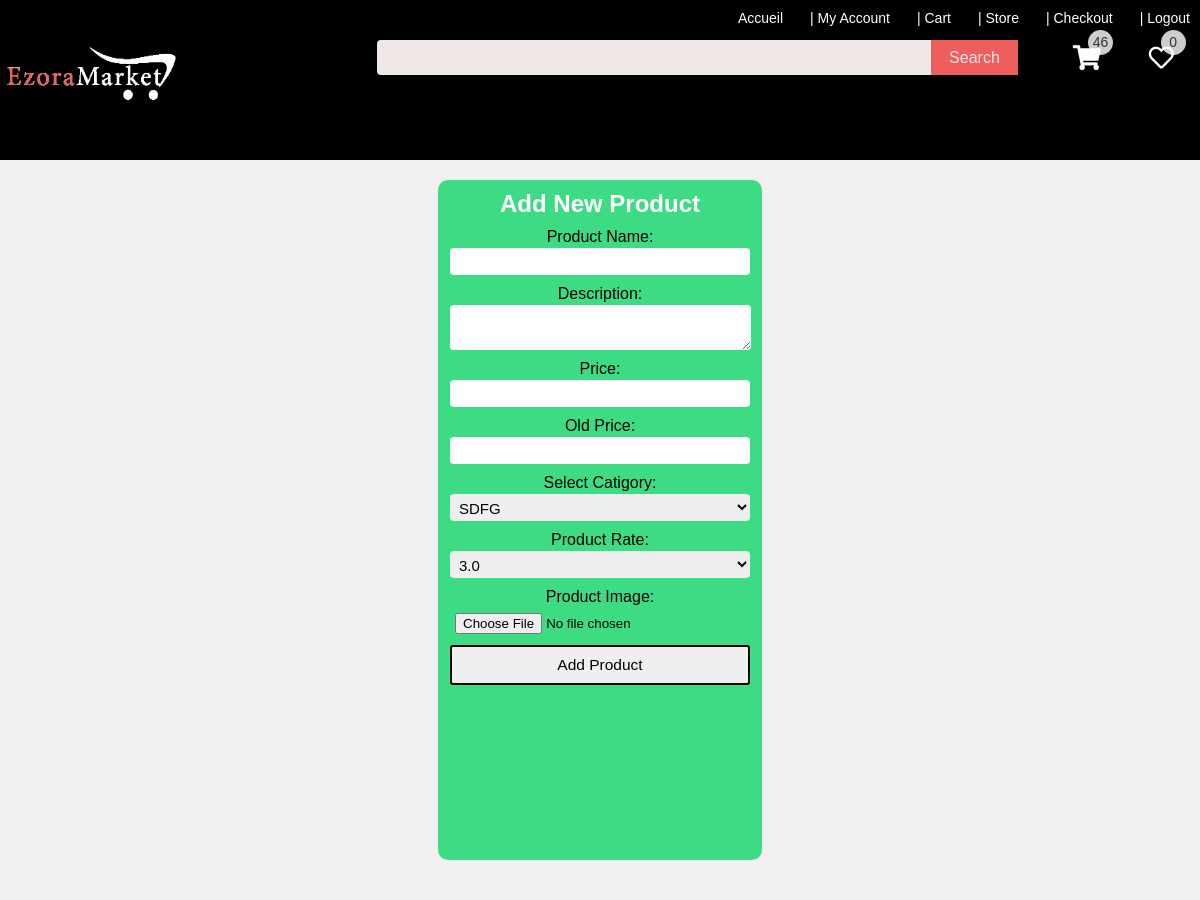
The page /product/new/ (signed in, upper part) on the database as committed earlier.
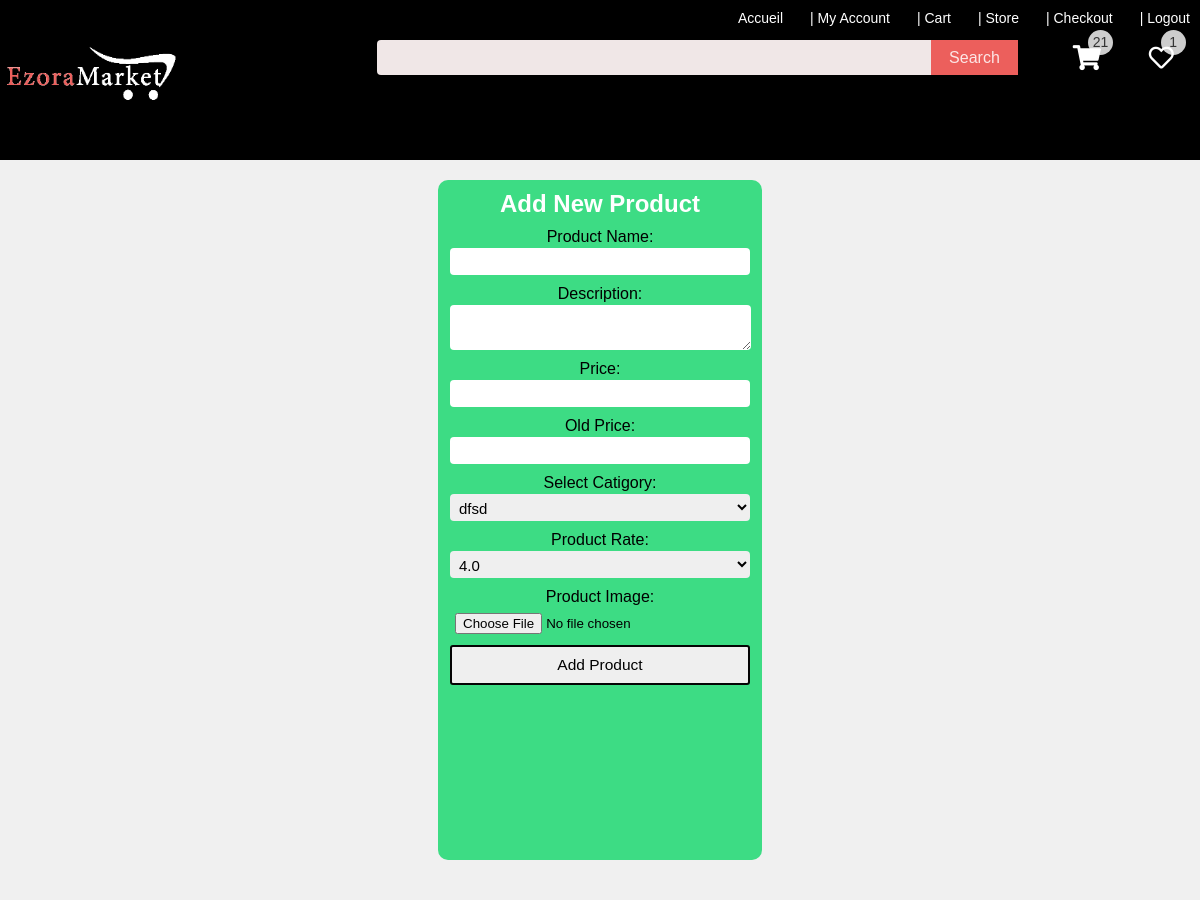
The same page on the database as committed later.
### pyp/models.py (models this page shows)
class Rate(models.Model):
    rate= models.FloatField(null=True)
    def __str__(self):
        return f"{self.rate}"

### pyp/views.py (the view)
# urls.py: path("product/new/", views.addproduct, name="newproduct"),
@login_required
def addproduct(response):
    category=CategoryList.objects.all()
    if response.method == 'POST':
        form = ImagePro(response.POST, response.FILES)
        if form.is_valid():
            form=form.save(commit=False)
            form.owner=response.user
            form.save()
            return redirect("home")
    else:
        form = ImagePro()
    total=callcartnumber(response)['total']
    wishlist=callwishnumber(response)
    context={"name":"E-commerce", "title":"New Product","form":form,"totalitem":total,"wishlist":wishlist}
    return render(response, "pages/AddProduct.html",context)

### pyp/forms.py
class ImagePro(forms.ModelForm):
    class Meta:
        model=Product
        fields=["name","description","new_price","old_price","catigory","rate","image"]

### pyp/cartandwish.py (called while the page is built)
def callwishnumber(request):
    wishlist=Wishlist.objects.all().filter(customer=request.user)
    return len(wishlist)

def callcartnumber(request):
    items= OrderItem.objects.all()
    itemsordered=[]
    category=CategoryList.objects.all()
    if request.user.is_authenticated:
        totalItem=0
        totalarray=[]
        for item in items:
            if item.order.customer:
                if request.user == item.order.customer and item.order.complete == False:
                    itemsordered.append(item)
                    quantm= item.quantity
                    totalarray.append(quantm)
                    totalItem = sum(totalarray)
        totalPrice=sum([item.product.new_price * item.quantity for item in items])
        total={"price":totalPrice, "item":totalItem}
    else:
        total={"price":0, "item":0}
    return {"total":total, "products":itemsordered}

### pyp/models.py (called while the page is built)
    def __str__(self):
        return self.categoryName

### pyp/templates/pages/AddProduct.html (shortened to what this page needs)
{% extends 'pages/base.html' %}
{% load static %}
{% block content %}
<div class="product-input">
    <h2>Add New Product</h2>
    <form method="POST" enctype="multipart/form-data">
        <div>
            <label for="text">Product Name: </label>
            <br>
            {{form.name}}
        </div>
        <div>
            <label for="textarea">Description: </label>
            <br>
            {{form.description}}
        </div>
        <div>
            <label for="number">Price: </label>
            <br>
            {{form.new_price}}
        </div>
        <div>
            <label for="number">Old Price: </label>
            <br>
            {{form.old_price}}
        </div>
        <div>
            <label for="select">Select Catigory: </label>
            <br>
            {{form.catigory}}
        </div>
        <div>
            <label for="select">Product Rate: </label>
            <br>
            {{form.rate}}
        </div>
        <div>
            <label for="select">Product Image: </label>
            <br>
            {{form.image}}
        </div>
        <input class="button" type="submit" value="Add Product">
    </form>
</div>
{% endblock content %}

### pyp/templates/pages/base.html (shortened to what this page needs)
{% load static %}
<html lang="en">
<head>
    <link rel="stylesheet" href="{% static 'css/style.css' %}">
    <link rel="stylesheet" href="{% static 'css/main.css' %}">
    <link rel="stylesheet" href="{% static 'css/loading.css' %}">
    <link rel="stylesheet" href="https://use.fontawesome.com/releases/v5.10.2/css/all.css">
</head>
<body>
   <div class="mainContainer">
    <nav>
        <div class="imageLogo">
           <a href="{% url 'home' %}"> <img  src="{% static 'images/logoEcomerce1.gif' %}" alt=""></a>
        </div>
        <div class="navContainer">
            <ul>
                <li><a href="{% url 'home' %}">Accueil</a></li>
                <li><a href="{% url 'profil' %}">| My Account</a></li>
                <li><a href="{% url 'cart' %}">| Cart</a></li>
                <li><a href="{% url 'myproducts' %}">| Store</a></li>
                <li><a href="{% url 'checkout' %}">| Checkout</a></li>
                {% if user.is_authenticated %}
                <li><a href="{% url 'logout' %}">| Logout</a></li>
                {% else %}
                <li><a href="{% url 'login' %}">| Login</a></li>
                <li><a href="{% url 'signin' %}">| Sign Up</a></li>
                {% endif %}
            </ul>
            <ul>
                    <div class="cart-search">
                        <li>
                            <form method="GET" action="{% url 'search' %}">
                                <input id="search" type="text" name="q">
                                <button id="searchinput-btn">Search</button>
                            </form>
                        </li>
                        <li>
                            <a href="{% url 'cart' %}">
                                <div class="cart">
                                     <div class="cartImg">
                                        <i class="fas fa-shopping-cart"></i>
                                     </div>
                                     <span id="cartnum" class="numcart">
                                        {% if totalitem.item %}
                                            {{totalitem.item}}
                                        {%else%}
                                           0
                                        {% endif %}
                                    </span>
                                </div>
                            </a>
                            <a href="{% url 'wishlist' %}">
                                <div class="cart wishlist">
                                     <div class="cartImg wishImg">
                                        <i class="far fa-heart"></i>
                                     </div>
                                     <span id="cartnum" class="numcart numwish">
                                        {% if wishlist %}
                                            {{wishlist}}
                                        {%else%}
                                           0
                                        {% endif %}
                                    </span>
                                </div>
                            </a>
                        </li>
                    </div>
            </ul>
        </div>
    </nav>
    <div class="containerContent">
        {% block content %}
        {% endblock content %}
    </div>
</div>
</body>
</html>

### pyp/static/css/style.css (style rules this page uses)
* { margin:0; padding:0; box-sizing: border-box; font-family: sans-serif; color:#fff; }
body { background: #F0F0F0; display:flex; flex-direction: column; font-weight:lighter; }
nav { width:100%; min-height:10vh; background: #000000; position: relative; font-size:18px; font-family: sans-serif; color:white; z-index: 9999999; display:flex; justify-content:space-between; }
nav .imageLogo { width: 180px; height: 20vh; }
nav .imageLogo img { width:100%; height: 100%; }
nav .navContainer { width:70%; position:relative }
nav .navContainer ul:first-of-type { height: 30px; }
nav ul { width:100%; display: flex; justify-content: right ; text-align:end; }
nav ul li { margin-left: 7px; padding:10px; line-height: 15px; color:#000; }
nav ul li { text-decoration: none; overflow:hidden; list-style: none; }
nav ul li a { text-decoration: none; font-size: 14px; color:#fff; }
.cart { position:relative; height:95%; width:50px; }
.cart .cartImg,.cart .cartImg img { width:100%; height:100%; }
.cart .numcart { width:25px; height: 25px; background: rgba(255, 255, 255, 0.803); color:#333; position:absolute; z-index: 99; top:-10px; right:-7px; line-height: 25px; text-align: center; border-radius:50%; }
.cart .numwish { background: rgba(255, 255, 255, 0.803); color:#333; }
.cart .cartImg i,.cart .cartImg i { color:#fff; font-size: 25px; }
nav .navContainer ul:nth-of-type(2) .cart-search { width: 100%; min-height: 5vh; display: flex; }
nav .navContainer ul:nth-of-type(2) .cart-search li:first-of-type { min-height: 3vh; width: 80%; position: relative; overflow: hidden; }
nav .navContainer ul:nth-of-type(2) .cart-search li:first-of-type form { display:flex }
nav .navContainer ul:nth-of-type(2) .cart-search li:first-of-type form { width:100%; height:100%; }
nav .navContainer ul:nth-of-type(2) { display:inline-block; }
nav .navContainer ul:nth-of-type(2) .cart-search li:first-of-type form button { width:100px; height:100%; }
nav .navContainer ul:nth-of-type(2) .cart-search li:nth-of-type(2) { width:20%; display:flex; justify-content: space-around; }
nav ul li form input { outline:none; border:none; border-radius:4px 0 0 4px; width:100%; height:100%; padding:5px; font-size:16px; font-family: sans-serif; background-color: rgb(240, 231, 231); color:#000; }
nav ul li form button, .button-yellow { outline:none; border:none; width:90px; height:4vh; background:#ec5f5c; color:rgba(255, 255, 255, 0.842); font-size: 16px; font-family: sans-serif; cursor: pointer; font-weight:500; }
nav ul li button , .button-yellow { color:#000; }
.button { width:100px; height:4vh; text-decoration: none; cursor:pointer; outline:none; font-size:15.5px; font-family: sans-serif; color:rgb(0, 0, 0); font-weight:500; text-align:center; border-radius: 3px; transition: .3s ease-in; border:2px solid rgba(0, 0, 0, 0.986); }
.buttons .button, .button { width:115px; }
button, .button { cursor:pointer; }
.product-input { width:30%; height:85vh; margin:2.5vh auto; background: #3ddc84; padding:10px; text-align: center; border-radius:10px; }
.product-input form { display: block; width:100%; height:100%; justify-content: space-around; padding-top: 10px; text-align: center; }
.product-input form div:not(:last-of-type) { margin-bottom:10px }
.product-input form div input:not(.button, input[type="file"]), .product-input form select { width:300px; height:27px; border:none; outline:none; border-radius:4px; overflow:hidden; padding:5px; color:#000; font-size:15px; font-family:sans-serif; margin-top: 2px; }
.product-input form div input[type="file"] { width:300px; height:37px; border:none; outline:none; border-radius:4px; overflow:hidden; padding:5px; color:#000; cursor:pointer; margin-top: 2px; }
.product-input form div label { color:#000 }
.product-input form div textarea { color:#000; min-width:300px; max-width:301px; height:45px; max-height:85px; border:none; padding:4px; border-radius:4px; outline:none; margin-top: 2px; }
.product-input form .button { width:300px; height:40px }
nav .navContainer ul:last-of-type { position: relative; }

### pyp/static/css/main.css (style rules this page uses)
.containerContent { width:90%; margin: auto; display: flex; justify-content:space-between }
ul li i { color: #ec5f5c; font-size:20px; padding: 5px; cursor: pointer; }
i { transition:color .2s ease-in }

Rows that differ between the two databases and show on the page:
changed Rate: rate "3.0" → "4.0"
Other text that changed with them:
{{ totalitem.item }}: "46" → "21"
{{ wishlist }}: (not shown) → "1"
form field catigory: "SDFG" → "dfsd"
text no longer shown: "0"
